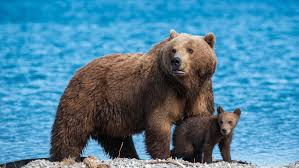
#> input picture bears.jpg, 299 x 168 px
$ jupyter execute loc_clust_bears_segmentation.ipynb   (older library calls are emulated)
#> lines starting #> are read from the running program, lines starting #| are printed output that depends on the picture; after the words box and inside, x2 and y2 are one past the last pixel; in counts of white or black regions, pixels touching at a corner belong together
[cell 1]
import numpy as np
import datetime

import matplotlib.pyplot as plt
from PIL import Image

from scipy.sparse import csr_matrix
import matplotlib.pyplot as plt

from sklearn.cluster import KMeans,spectral_clustering
from numpy.linalg import norm
from sklearn.feature_extraction import image

import warnings
warnings.filterwarnings("ignore")

[cell 2]
def get_A_B_and_weight_vec(n_nodes,threshold,sigma=1):
    '''
    Generate graph structure from the image to be segmented.
    Inputs:
        n_nodes: number of nodes, i.e. number of pixels
        threshold: threshold to drop edges with small weights (weak similarities)
        sigma: parameter to scale edge weights
    Outputs:
        B: Incidence matrix
        Weight_vec: edge_wise weights
    '''
    N = n_nodes
    A = np.zeros((N,N))
    row = []
    col = []
    data = []
    weight_vec = []
    cnt = 0
    img_w = 100
    for i in range(N):
        for j in [i+1,i+2,i+img_w,i+img_w*2,i+(img_w-1),i+(img_w-1)*2,i+(img_w+1),i+(img_w+1)*2]:
            if j>N-1:
                continue
            elif np.exp(-norm(img[i]-img[j])/(2*sigma**2)) > threshold:
                row.append(cnt)
                col.append(i)
                data.append(1)

                row.append(cnt)
                col.append(j)
                data.append(-1)
                cnt += 1
                weight_vec.append(np.exp(-norm(img[i]-img[j])/(2*sigma**2)))
                A[i,j] = np.exp(-norm(img[i]-img[j])/(2*sigma**2))
                A[j,i] = np.exp(-norm(img[i]-img[j])/(2*sigma**2))

    B = csr_matrix((data, (row, col)), shape=(cnt, N))
#     A = csr_matrix(A)
    weight_vec = np.array(weight_vec)
    return B, weight_vec,A

[cell 3]
def algorithm(B, weight_vec, seeds,K=15000,alpha=0.02, lambda_nLasso=None, check_s=False):
    E, N = B.shape
#     weight_vec = np.ones(E)

    Gamma_vec = np.array(1./(np.sum(abs(B), 0)))[0]  # \in [0, 1]
    Gamma = np.diag(Gamma_vec)

    Sigma = 0.5

    seednodesindicator= np.zeros(N)
    seednodesindicator[seeds] = 1


    noseednodeindicator = np.ones(N)
    noseednodeindicator[seeds] = 0

    if lambda_nLasso == None:
        lambda_nLasso = 2 / math.sqrt(np.sum(weight_vec))

    if check_s:
        s = 0.0
        for item in range(len(weight_vec)):
            x = B[item].toarray()[0]
            i = np.where(x == -1)[0][0]
            j = np.where(x == 1)[0][0]
            if i < N1 <= j:
                s += weight_vec[item]
            elif i >= N1 > j:
                s += weight_vec[item]

        if lambda_nLasso * s >= alpha * N2 / 2:
            print ('eq(24)', lambda_nLasso * s, alpha * N2 / 2)

    fac_alpha = 1./(Gamma_vec*alpha+1)  # \in [0, 1]

    hatx = np.zeros(N)
    newx = np.zeros(N)
    prevx = np.zeros(N)
    haty = np.array([x/(E-1) for x in range(0, E)])
    history = []
    for iterk in range(K):
        # if 0 < np.max(abs(newx - prevx)) < 1e-4:
        #     print(iterk)
        #     break
        tildex = 2 * hatx - prevx
        newy = haty + Sigma * B.dot(tildex)  # chould be negative
        haty = newy / np.maximum(abs(newy) / (lambda_nLasso * weight_vec), np.ones(E))  # could be negative

        newx = hatx - Gamma_vec * B.T.dot(haty)  # could  be negative
        newx[seeds] = (newx[seeds] + Gamma_vec[seeds]) / (1 + Gamma_vec[seeds])

        newx = seednodesindicator * newx + noseednodeindicator * (newx * fac_alpha)
        prevx = np.copy(hatx)
        hatx = newx  # could be negative
        history.append(newx)

    history = np.array(history)

    return history

[cell 4]
img=Image.open("bears.jpg")
#> img is the input picture: PIL image 299x168 RGB; mean R, G, B 76.2, 129.5, 156.3
# img=img.convert('L')

[cell 5]
basewidth = 100
wpercent = (basewidth / float(img.size[0]))
#> wpercent = 0.334
hsize = int((float(img.size[1]) * float(wpercent)))
#> hsize = 56
img = img.resize((basewidth, hsize), Image.ANTIALIAS)
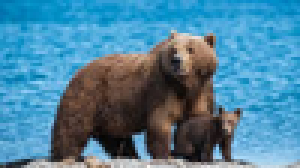
#> img: PIL image 100x56 RGB (shown 3 times larger); mean R, G, B 76.2, 129.5, 156.3
img = np.array(img)
print(img.shape)
#| (56, 100, 3)

[cell 6]
from skimage.data import coins

[cell 7]
plt.imshow(img)

# Segment the image via our method

[cell 8]
img_seeds = np.copy(img)
img_seeds[30:40,30:40]=[255,0,0]
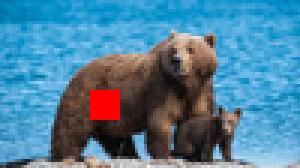
#> img_seeds: shape (56, 100, 3) (shown 3 times larger); 1.79% of pixels changed, all inside (x1, y1, x2, y2) = (30, 30, 40, 40)
img_seeds[13:20,60:70]=[255,0,0]
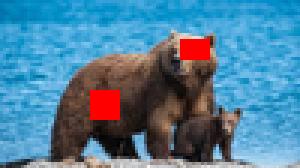
#> img_seeds: shape (56, 100, 3) (shown 3 times larger); 1.25% of pixels changed, all inside (x1, y1, x2, y2) = (60, 13, 70, 20)
# img_seeds[120:140,190:210]=[255,0,0]
# img_seeds[100:120,130:150]=[255,0,0]
# img_seeds[120:130,220:230]=[255,0,0]
plt.imshow(img_seeds)
# plt.savefig('bears_seeds.jpg')

[cell 9]
seeds = []
for i in range(img.shape[0]*img.shape[1]):
    if (img_seeds.reshape(-1,3)[i]==[255,0,0]).all():
        seeds.append(i)
#> after the loop, seeds = 170 values from 1360 to 3939
print('number of seeds:',len(seeds))
#| number of seeds: 170

[cell 10]
img = img.reshape(-1,3)/255
n_nodes=img.shape[0]
#> n_nodes = 5600
print("number of nodes:",n_nodes )
#| number of nodes: 5600

[cell 11]
# B,weight,A =get_A_B_and_weight_vec(n_nodes,0,1)
# plt.hist(weight,bins=30)  #distribution of similarity measure

[cell 12]
def run_seg(n_nodes,seeds,threshold, K=30, alpha=0.1, lambda_nLasso=0.1):
    B, weight_vec,A = get_A_B_and_weight_vec(n_nodes,threshold)
#> after the loop in get_A_B_and_weight_vec, `for i in range(N):`:
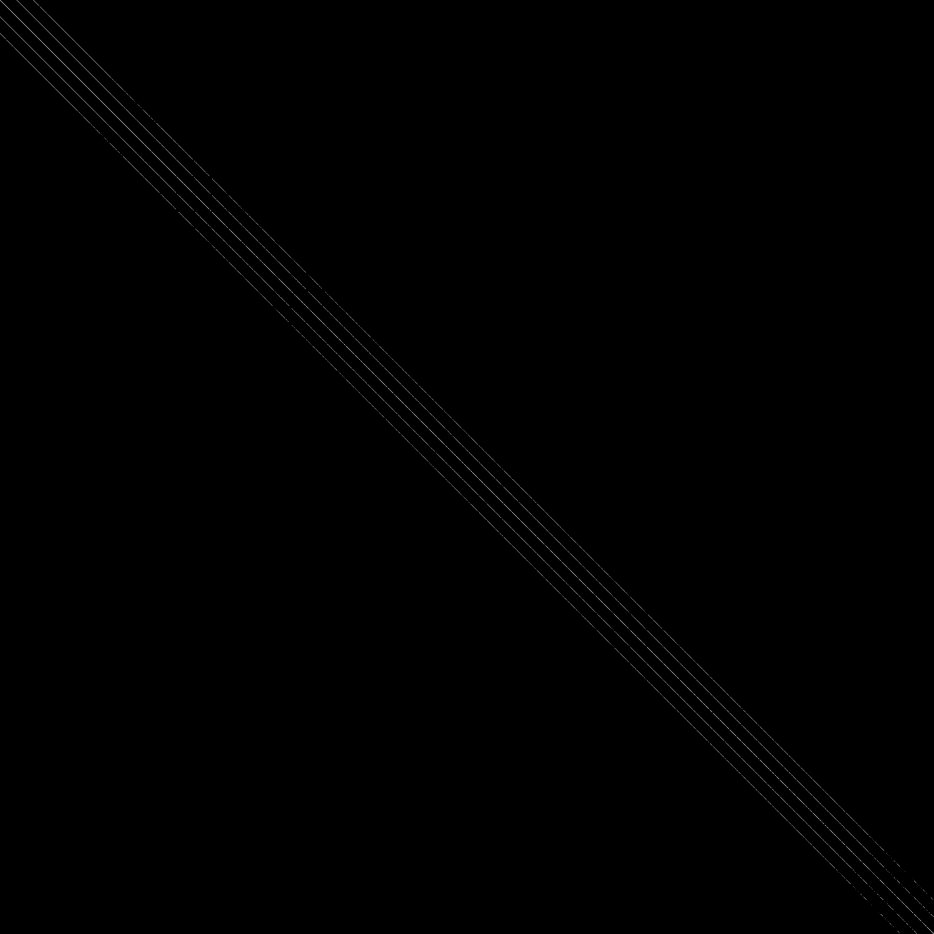
#> A: shape (5600, 5600) float64 (shown at 1/6 size); min 0, max 1, mean 0.00215
#> after the loop in get_A_B_and_weight_vec, `for i in range(N):`: cnt = 35171; col = 70342 items; weight_vec = 35171 items

    start = datetime.datetime.now()
    history = algorithm(B, weight_vec, seeds=seeds, K=K, alpha=alpha, lambda_nLasso=lambda_nLasso)
#> in algorithm, `seednodesindicator= np.zeros(N)`: seednodesindicator = 5600 values from 0 to 0
#> in algorithm, `noseednodeindicator = np.ones(N)`: noseednodeindicator = 5600 values from 1 to 1
#> in algorithm, `fac_alpha = 1./(Gamma_vec*alpha+1)`: fac_alpha = 5600 values, max 1 at index 202, min 0 at index 2471, mean 0.998
#> in algorithm, `hatx = np.zeros(N)`: hatx = 5600 values from 0 to 0
#> after the loop in algorithm, `for iterk in range(K):`: history = 3000 items
#> in algorithm, `history = np.array(history)`:
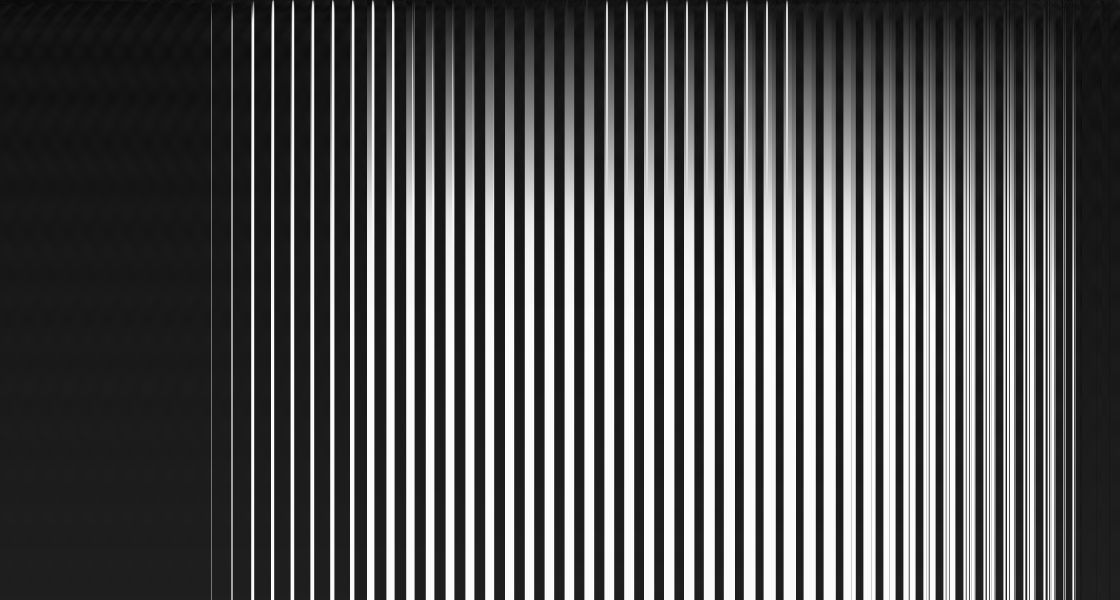
#> history: shape (3000, 5600) float64 (shown at 1/5 size); 0.21% of the values are NaN or infinite; the others: min -0.0765, max 0.998, mean 0.292; drawn with min black, max white, NaN and infinite black
    print('our method time: ', datetime.datetime.now() - start)
    return history

[cell 13]
history = run_seg(n_nodes=n_nodes,seeds=seeds,threshold = 0.90, K=3000,alpha=0.001, lambda_nLasso=0.05)
plt.imshow(history[-1].reshape(56,100),cmap="gray")

# plt.savefig('learned_bears.jpg')
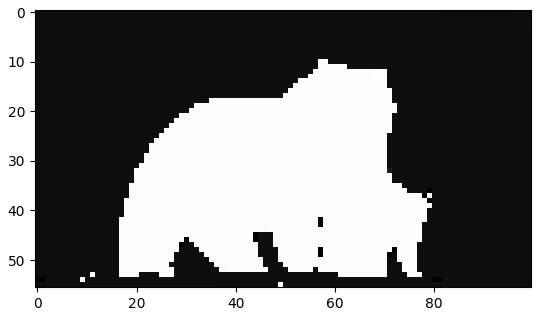
#> figure drawn by matplotlib, 1 panel

[cell 14]
X = np.nan_to_num(history[-1])
#> X = 5600 values, max 0.998 at index 1268, min -6.74e-20 at index 3778, mean 0.372
plt.hist(X)
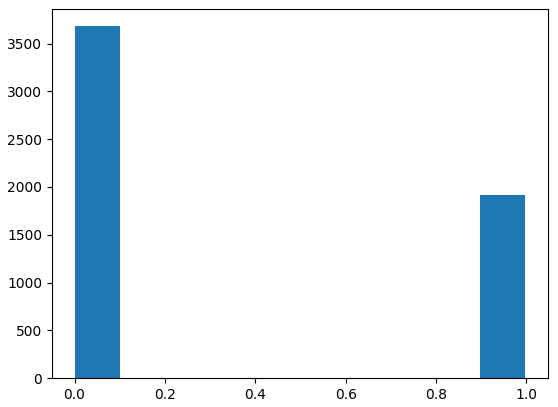
#> figure drawn by matplotlib, 1 panel; tallest bar 3682 high, from x = 6.94e-18 to 0.0998

[cell 15]
# Run k-means to cluster node signals into 2 clusters
kmeans = KMeans(n_clusters=2).fit(np.nan_to_num(X).reshape(len(history[-1]), 1))

[cell 16]
segmented = kmeans.labels_
#> segmented = 5600 values, max 1 at index 1057, min 0 at index 0, mean 0.342
plt.imshow(segmented.reshape((56,100)))  # run 20 iterations

# plt.savefig('bears_seg.jpg')
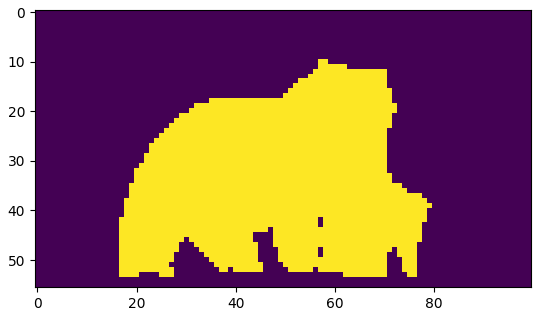
#> figure drawn by matplotlib, 1 panel

# Run KMeans alone to perform clustering

[cell 17]
k = KMeans(2).fit(img)
plt.imshow(k.labels_.reshape(56,100))
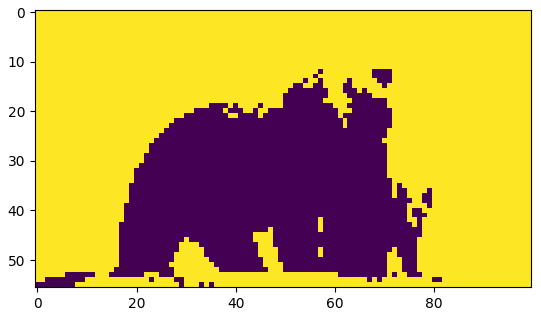
#> figure drawn by matplotlib, 1 panel

# Run spectral clustering to perform clustering

[cell 18]
from sklearn.cluster import SpectralClustering

s=SpectralClustering(2).fit(img)

plt.imshow(s.labels_.reshape(56,100))
